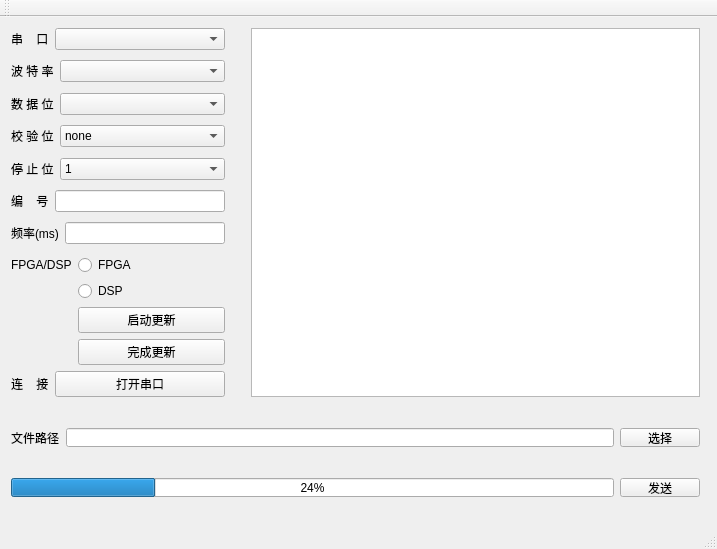
<?xml version="1.0" encoding="UTF-8"?>
<ui version="4.0">
 <class>MainWindow</class>
 <widget class="QMainWindow" name="MainWindow">
  <property name="geometry">
   <rect>
    <x>0</x>
    <y>0</y>
    <width>717</width>
    <height>549</height>
   </rect>
  </property>
  <property name="maximumSize">
   <size>
    <width>717</width>
    <height>549</height>
   </size>
  </property>
  <property name="windowTitle">
   <string>串口助手 v1.0</string>
  </property>
  <widget class="QWidget" name="centralWidget">
   <widget class="QWidget" name="horizontalLayoutWidget">
    <property name="geometry">
     <rect>
      <x>0</x>
      <y>400</y>
      <width>711</width>
      <height>41</height>
     </rect>
    </property>
    <layout class="QHBoxLayout" name="horizontalLayout">
     <item>
      <widget class="QLabel" name="label">
       <property name="text">
        <string>文件路径</string>
       </property>
      </widget>
     </item>
     <item>
      <widget class="QLineEdit" name="editPath"/>
     </item>
     <item>
      <widget class="QPushButton" name="btnSelectFile">
       <property name="text">
        <string>选择</string>
       </property>
      </widget>
     </item>
    </layout>
   </widget>
   <widget class="QWidget" name="verticalLayoutWidget">
    <property name="geometry">
     <rect>
      <x>0</x>
      <y>0</y>
      <width>236</width>
      <height>391</height>
     </rect>
    </property>
    <layout class="QVBoxLayout" name="verticalLayout">
     <item>
      <layout class="QFormLayout" name="formLayout">
       <item row="0" column="0">
        <widget class="QLabel" name="label_2">
         <property name="text">
          <string>串    口</string>
         </property>
        </widget>
       </item>
       <item row="0" column="1">
        <widget class="QComboBox" name="cmbSerial"/>
       </item>
      </layout>
     </item>
     <item>
      <layout class="QFormLayout" name="formLayout_5">
       <item row="0" column="0">
        <widget class="QLabel" name="label_3">
         <property name="text">
          <string>波 特 率</string>
         </property>
        </widget>
       </item>
       <item row="0" column="1">
        <widget class="QComboBox" name="cmbRate"/>
       </item>
      </layout>
     </item>
     <item>
      <layout class="QFormLayout" name="formLayout_9">
       <item row="0" column="0">
        <widget class="QLabel" name="label_10">
         <property name="text">
          <string>数 据 位</string>
         </property>
        </widget>
       </item>
       <item row="0" column="1">
        <widget class="QComboBox" name="cmbDataBits"/>
       </item>
      </layout>
     </item>
     <item>
      <layout class="QFormLayout" name="formLayout_8">
       <item row="0" column="0">
        <widget class="QLabel" name="label_9">
         <property name="text">
          <string>校 验 位</string>
         </property>
        </widget>
       </item>
       <item row="0" column="1">
        <widget class="QComboBox" name="cmbCheckSum">
         <item>
          <property name="text">
           <string>none</string>
          </property>
         </item>
         <item>
          <property name="text">
           <string>even</string>
          </property>
         </item>
         <item>
          <property name="text">
           <string>odd</string>
          </property>
         </item>
         <item>
          <property name="text">
           <string>space</string>
          </property>
         </item>
         <item>
          <property name="text">
           <string>Mark</string>
          </property>
         </item>
        </widget>
       </item>
      </layout>
     </item>
     <item>
      <layout class="QFormLayout" name="formLayout_18">
       <item row="0" column="0">
        <widget class="QLabel" name="label_19">
         <property name="text">
          <string>停 止 位</string>
         </property>
        </widget>
       </item>
       <item row="0" column="1">
        <widget class="QComboBox" name="cmbStopBit">
         <item>
          <property name="text">
           <string>1</string>
          </property>
         </item>
         <item>
          <property name="text">
           <string>1.5</string>
          </property>
         </item>
         <item>
          <property name="text">
           <string>2</string>
          </property>
         </item>
        </widget>
       </item>
      </layout>
     </item>
     <item>
      <layout class="QFormLayout" name="formLayout_3">
       <item row="0" column="0">
        <widget class="QLabel" name="label_5">
         <property name="text">
          <string>编    号</string>
         </property>
        </widget>
       </item>
       <item row="0" column="1">
        <widget class="QLineEdit" name="devID"/>
       </item>
      </layout>
     </item>
     <item>
      <layout class="QFormLayout" name="formLayout_4">
       <item row="0" column="0">
        <widget class="QLabel" name="label_4">
         <property name="text">
          <string>频率(ms)</string>
         </property>
        </widget>
       </item>
       <item row="0" column="1">
        <widget class="QLineEdit" name="editFrequency"/>
       </item>
      </layout>
     </item>
     <item>
      <layout class="QFormLayout" name="formLayout_2">
       <item row="1" column="0">
        <widget class="QLabel" name="label_6">
         <property name="text">
          <string>FPGA/DSP</string>
         </property>
        </widget>
       </item>
       <item row="1" column="1">
        <widget class="QRadioButton" name="rbtnFPGA">
         <property name="text">
          <string>FPGA</string>
         </property>
        </widget>
       </item>
       <item row="2" column="1">
        <widget class="QRadioButton" name="rbtnDSP">
         <property name="text">
          <string>DSP</string>
         </property>
        </widget>
       </item>
       <item row="3" column="1">
        <widget class="QPushButton" name="btnStart">
         <property name="text">
          <string>启动更新</string>
         </property>
        </widget>
       </item>
       <item row="4" column="1">
        <widget class="QPushButton" name="btnEnd">
         <property name="text">
          <string>完成更新</string>
         </property>
        </widget>
       </item>
      </layout>
     </item>
     <item>
      <layout class="QFormLayout" name="formLayout_7">
       <item row="0" column="0">
        <widget class="QLabel" name="label_8">
         <property name="text">
          <string>连    接</string>
         </property>
        </widget>
       </item>
       <item row="0" column="1">
        <widget class="QPushButton" name="btnOpen">
         <property name="text">
          <string>打开串口</string>
         </property>
        </widget>
       </item>
      </layout>
     </item>
    </layout>
   </widget>
   <widget class="QWidget" name="gridLayoutWidget">
    <property name="geometry">
     <rect>
      <x>240</x>
      <y>0</y>
      <width>471</width>
      <height>391</height>
     </rect>
    </property>
    <layout class="QGridLayout" name="gridLayout">
     <item row="0" column="0">
      <widget class="QTextEdit" name="editRecv">
       <property name="readOnly">
        <bool>true</bool>
       </property>
      </widget>
     </item>
    </layout>
   </widget>
   <widget class="QWidget" name="horizontalLayoutWidget_2">
    <property name="geometry">
     <rect>
      <x>0</x>
      <y>450</y>
      <width>711</width>
      <height>41</height>
     </rect>
    </property>
    <layout class="QHBoxLayout" name="horizontalLayout_2">
     <item>
      <widget class="QProgressBar" name="progressBar">
       <property name="value">
        <number>24</number>
       </property>
      </widget>
     </item>
     <item>
      <widget class="QPushButton" name="btnSend">
       <property name="text">
        <string>发送</string>
       </property>
      </widget>
     </item>
    </layout>
   </widget>
  </widget>
  <widget class="QMenuBar" name="menuBar">
   <property name="geometry">
    <rect>
     <x>0</x>
     <y>0</y>
     <width>717</width>
     <height>26</height>
    </rect>
   </property>
  </widget>
  <widget class="QToolBar" name="mainToolBar">
   <attribute name="toolBarArea">
    <enum>TopToolBarArea</enum>
   </attribute>
   <attribute name="toolBarBreak">
    <bool>false</bool>
   </attribute>
  </widget>
  <widget class="QStatusBar" name="statusBar"/>
 </widget>
 <layoutdefault spacing="6" margin="11"/>
 <resources/>
 <connections/>
</ui>
